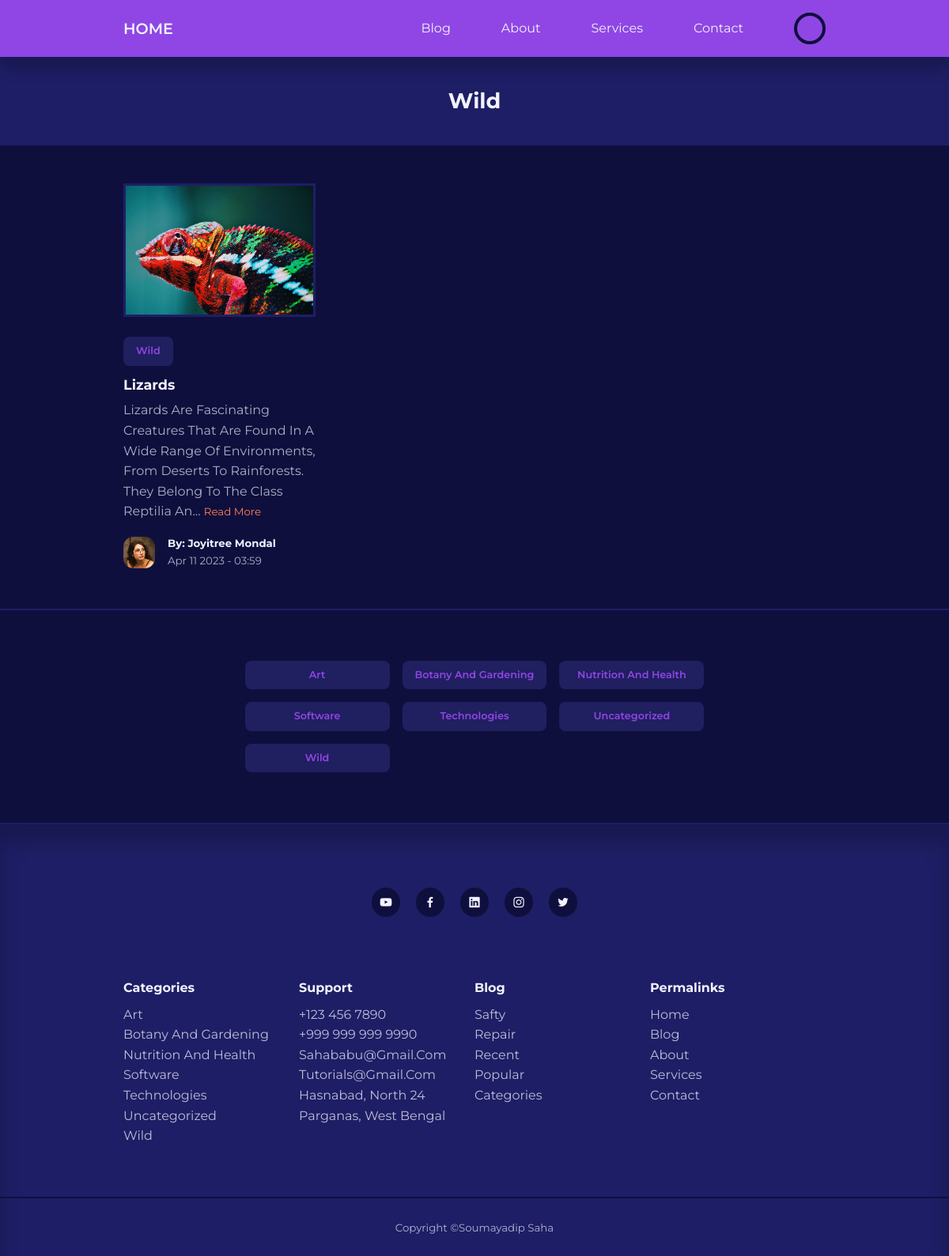
Screenshot of /category-post.php?cid=10 (signed in) with the database file from the repository.
### tables this page shows
CREATE TABLE `category` (
  `cid` int(11) UNSIGNED NOT NULL,
  `ctitle` varchar(50) NOT NULL,
  `cdescription` text NOT NULL
);

CREATE TABLE `posts` (
  `id` int(11) NOT NULL,
  `title` varchar(50) NOT NULL,
  `tbody` text NOT NULL,
  `thumbnil` varchar(255) NOT NULL,
  `date_time` timestamp NOT NULL DEFAULT current_timestamp(),
  `category_id` int(11) UNSIGNED DEFAULT NULL,
  `author_id` int(11) UNSIGNED NOT NULL,
  `is_featured` tinyint(1) NOT NULL
);

CREATE TABLE `users` (
  `uid` int(11) UNSIGNED NOT NULL,
  `ufname` varchar(50) NOT NULL,
  `ulname` varchar(50) NOT NULL,
  `uname` varchar(50) NOT NULL,
  `uemail` varchar(100) NOT NULL,
  `upassword` varchar(255) NOT NULL,
  `avatar` varchar(255) NOT NULL,
  `is_admin` int(1) NOT NULL
);

### category-post.php (the view)
<?php
    include 'Partials/header.php';
    if(isset($_GET['cid'])){
        $id = $_GET['cid'];
        $filter_category_query = "SELECT * from posts where category_id='$id'";
        $filter_category_result = mysqli_query($conn, $filter_category_query);
        $category_query = "SELECT * from category where cid='$id'";
        $category_result = mysqli_query($conn, $category_query);
        $category = mysqli_fetch_assoc($category_result);
    }
?>
    <header class="category_title">
        <h2><?= $category['ctitle'] ?></h2>
    </header>
    <section class="posts">
    <?php if(mysqli_num_rows($filter_category_result) > 0){?>
        <div class="container posts_container">
            <?php while($post = mysqli_fetch_assoc($filter_category_result)) {?>
            <article class="post">
                <div class="post_thumbnil">
                    <img src="./upload/<?= $post['thumbnil'] ?>" alt="">
                </div>
                <div class="post_info">
                    <a href="" class="category_button"><?= $category['ctitle'] ?></a>
                    <h3 class="post_title"><a href="./post.php?id=<?= $post['id'] ?>"><?= $post['title'] ?></a></h3>
                    <p class="post_body">
                        <?= substr($post['tbody'], 0, 150) ?>... <small><a href="./post.php?id=<?= $post['id'] ?>"  style="color:coral;">read more</a></small>
                    </p>
                    <div class="post_author">
                        <?php
                            $author_id = $post['author_id'];
                            $author_query = "SELECT * from users where uid='$author_id'";
                            $author_result = mysqli_query($conn, $author_query);
                            $author = mysqli_fetch_assoc($author_result);
                        ?>
                        <div class="post_author-avatar">
                            <img src="./upload/<?= $author['avatar'] ?>" alt="">
                        </div>
                        <div class="post_author-info">
                            <h5>by: <?= $author['ufname'] . "\n" . $author['ulname'] ?></h5>
                            <small><?= date("M d Y - h:i", strtotime($post['date_time'])) ?></small>
                        </div>
                    </div>
                </div>
            </article>
            <?php } ?>
        </div>
        <?php } else{?>
            <div class="alert_message error container" style="display:flex; justify-content:center; align-items:center;">
                    <?= "No posts available for" . "\n" . $category['ctitle'] ?>
            </div>
        <?php } ?>
    </section>
    <section class="category_buttons">
        <div class="container category_buttons-container">
            <?php
                $category_query = "SELECT * from category order by ctitle";
                $category_result = mysqli_query($conn, $category_query);
            ?>
            <?php while($user = mysqli_fetch_assoc($category_result)) {?>
            <a href="./category-post.php?cid=<?= $user['cid'] ?>" class="category_button"><?php echo $user['ctitle']; ?></a>
            <?php } ?>
        </div>
    </section>
<?php
    include 'Partials/footer.php';
?>

### Partials/footer.php (shortened to what this page needs)
 <footer>
        <div class="footer_socials">
            <a href="#" target="blank"><i class="uil uil-youtube"></i></a>
            <a href="#" target="blank"><i class="uil uil-facebook-f"></i></a>
            <a href="#" target="blank"><i class="uil uil-linkedin"></i></a>
            <a href="#" target="blank"><i class="uil uil-instagram"></i></a>
            <a href="#" target="blank"><i class="uil uil-twitter"></i></a>
        </div>
        <div class="container footer_container">
            <article>
                <h4>categories</h4>
                <ul>
                    <?php
                        $category_query = "SELECT * from category order by ctitle";
                        $category_result = mysqli_query($conn, $category_query);
                    ?>
                    <?php while($user = mysqli_fetch_assoc($category_result)) {?>
                        <li>
                        <a href="./category-post.php?cid=<?= $user['cid'] ?>"><?php echo $user['ctitle']; ?></a>
                    <?php } ?>
                        </li>
                </ul>
            </article>
            <article>
                <h4>support</h4>
                <ul>
                    <li><a href="">+123 456 7890</a></li>
                    <li><a href="">+999 999 999 9990</a></li>
                    <li><a href="">sahababu@gmail.com</a></li>
                    <li><a href="">tutorials@gmail.com</a></li>
                    <li><a href="">Hasnabad, North 24 parganas, west bengal</a></li>
                </ul>
            </article>
            <article>
                <h4>Blog</h4>
                <ul>
                    <li><a href="">safty</a></li>
                    <li><a href="">repair</a></li>
                    <li><a href="">recent</a></li>
                    <li><a href="">popular</a></li>
                    <li><a href="">categories</a></li>
                </ul>
            </article>
            <article>
                <h4>permalinks</h4>
                <ul>
                    <li><a href="./index.php">home</a></li>
                    <li><a href="./blog.php">blog</a></li>
                    <li><a href="./about.php">about</a></li>
                    <li><a href="./service.php">services</a></li>
                    <li><a href="./contact.php">contact</a></li>
                </ul>
            </article>
        </div>
        <div class="footer_copyright">
            <small>copyright &copy;soumayadip saha</small>
        </div>
    </footer>
</body>
</html>

### CSS/style.css (style rules this page uses)
:root { --color-primary: #9046e4; --color-primary-light: hsl(242, 91%, 69%, 18%); --color-primary-variant: #5854c7; --color-red: #da0f3f; --color-red-light: hsl(346, 87%, 46%, 15%); --color-green: #00c476; --color-green-light: hsl(156, 100%, 38%, 15%); --color-gray-900: #1e1e66; --color-gray-700: #2d2b7c; --color-gray-300: rgba(242, 242, 254, 0.3); --color-gray-200: rgba(242, 242, 254, 0.7); --color-white: #f2f2fe; --color-bg: #0f0f3e; --transition: all 300ms ease; --container-width-lg: 74%; --container-width-md: 88%; --form-width: 50%; --card-border-radius-1: 0.3rem; --card-border-radius-2: 0.5rem; --card-border-radius-3: 0.8rem; --card-border-radius-4: 2rem; --card-border-radius-5: 5rem; }
* { margin: 0; padding: 0; outline: 0; border: 0; appearance: 0; list-style: none; text-decoration: none; text-transform: capitalize; font-family: 'Montserrat', sans-serif; box-sizing: border-box; }
body { line-height: 1.6; color: var(--color-gray-200); overflow-x: hidden; background: var(--color-bg); }
.container { width: var(--container-width-lg); max-width: 1800px; margin: 0 auto; }
section { margin-top: 3rem; width: 100vw; }
h1, h2, h3, h4, h5 { color: var(--color-white); line-height: 1.3; }
h2 { font-size: 1.7rem; margin: 1rem 0; }
h3 { font-size: 1.1rem; margin: 0.8rem 0 0.5rem; }
h4 { font-size: 1rem; }
a { color: var(--color-white); transition: var(--transition); }
img { display: block; width: 100%; object-fit: cover; }
.category_button { background: var(--color-primary-light); color: var(--color-primary); display: inline-block; padding: 0.5rem 1rem; border-radius: var(--card-border-radius-2); font-weight: 600; font-size: 0.8rem; text-align: center; }
.post_thumbnil { border: .2rem solid var(--color-gray-900); overflow: hidden; margin-bottom: 1.6rem; }
.post_author { display: flex; gap: 1rem; margin-top: 1.2rem; }
.post_author-avatar { width: 2.5rem; height: 2.5rem; border-radius: var(--card-border-radius-3); overflow: hidden; }
.posts_container { display: grid; grid-template-columns: repeat(3, 1fr); gap: 5rem; }
.category_buttons { padding: 4rem 0; border-top: 2px solid var(--color-gray-900); border-bottom: 2px solid var(--color-gray-900); }
.category_buttons-container { width: fit-content; display: grid; grid-template-columns: repeat(3, 1fr); gap: 1rem; }
footer { background: var(--color-gray-900); padding: 5rem 0 0; box-shadow: inset 0 1.5rem 1.5rem rgba(0, 0, 0, 0.2); }
.footer_socials { margin-inline: auto; width: fit-content; margin-bottom: 5rem; display: flex; justify-content: space-between; align-items: center; gap: 1.2rem; }
.footer_socials a { background: var(--color-bg); border-radius: 50%; width: 2.3rem; height: 2.3rem; display: flex; align-items: center; justify-content: center; }
.footer_container { display: grid; grid-template-columns: repeat(4, 1fr); }
footer h4 { color: var(--color-white); margin-bottom: 0.6rem; }
footer ul a { opacity: 0.75; }
.footer_copyright { text-align: center; padding: 1.5rem; border-top: 2px solid var(--color-bg); margin-top: 4rem; }
.category_title { height: 7rem; margin-top: 4.5rem; background: var(--color-gray-900); display: grid; place-items: center; }

### rows the page displays
category: ctitle "Wild"
posts: thumbnil (picture), category.ctitle "Wild", title "Lizards", tbody "Lizards Are Fascinating Creatures That Are Found In A Wide Range Of Environments, From Deserts To Rainforests. They Belong To The Class Reptilia An", author.avatar (picture), author.ufname "Joyitree", author.ulname "Mondal", date_time "Apr 11 2023 - 03:59"
category: ctitle "Art"
category: ctitle "Botany And Gardening"
category: ctitle "Nutrition And Health"
category: ctitle "Software"
category: ctitle "Technologies"
category: ctitle "Uncategorized"
